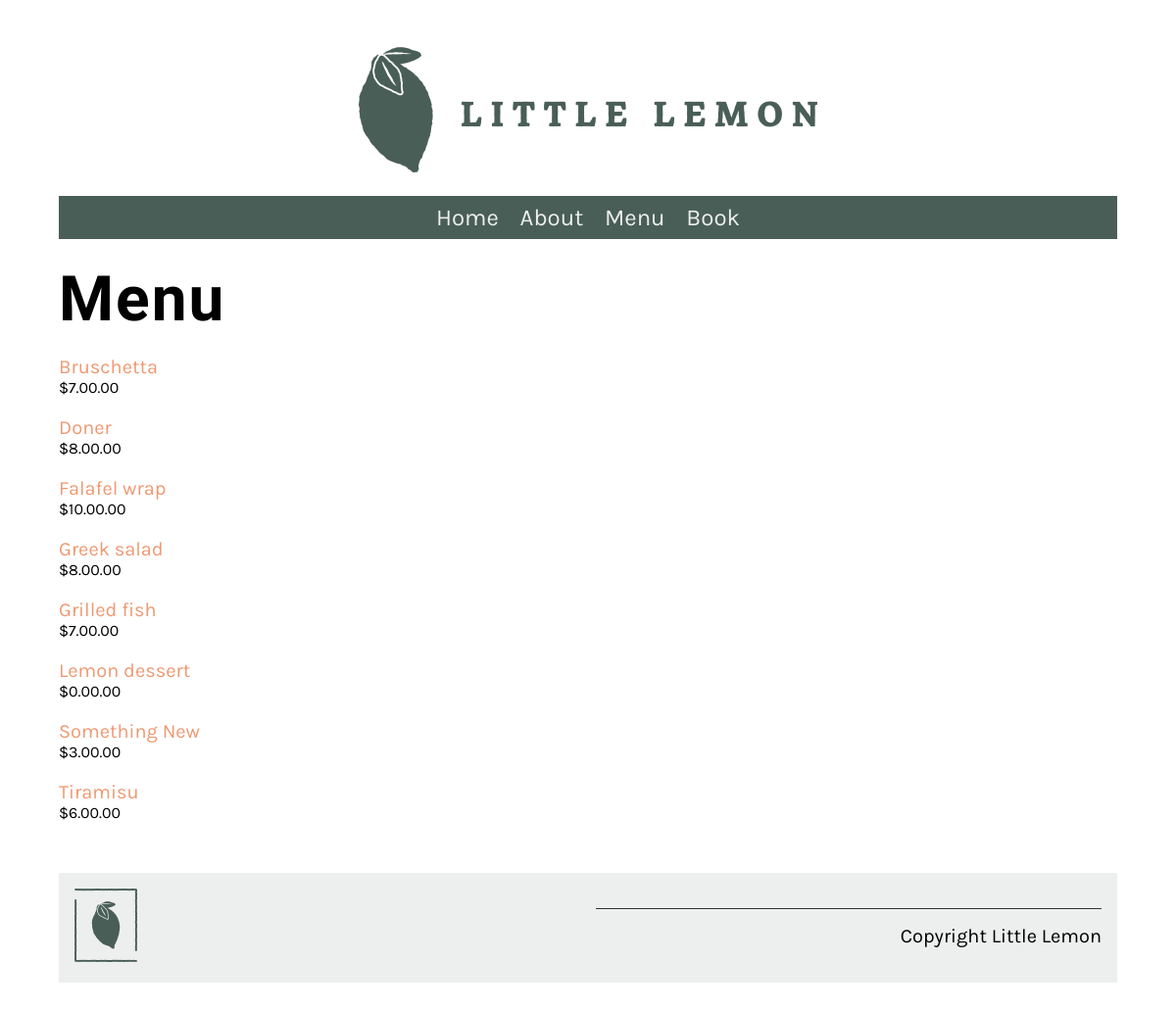
The app's page /menu/ with its own data.
### restaurant/models.py (models this page shows, shortened)
class Menu(models.Model):
   name = models.CharField(max_length=200)
   price = models.DecimalField(max_digits=6, decimal_places=2)
   inventory = models.SmallIntegerField(default=0)
   menu_item_description = models.CharField(max_length=1000, default='')
   category = models.ForeignKey('Category', on_delete = models.PROTECT, default = 1)
   menu_of_the_day = models.BooleanField(default=False)

### restaurant/views.py (the view)
# urls.py: path('menu/', views.menu, name='menu'),
def menu(request):
    menu_data = Menu.objects.all()
    main_data = {'menu':menu_data}
    return render(request, 'menu.html', main_data)

### restaurant/templates/menu.html
{% extends 'base.html' %} {% load static %} {% block content %}
<h1>Menu</h1>
<div class="column">
  {% for item in menu|dictsort:'name' %}
  <p>
    <a href="{% url 'menu_item' pk=item.pk %}"> {{ item.name }} </a>
    <span class="menu-price">
      ${{ item.price }}.00
    </span>
  </p>
  {% endfor %}
</div>
{% endblock %}

### restaurant/templates/base.html (shortened to what this page needs)
{% load static %}
<!DOCTYPE html>
<html lang="en">
  <head>
    <link
      rel="preload"
      as="style"
      href="{% static 'css/style.css' %}"
      onload="this.rel = 'stylesheet'"
    />
  </head>
  <body>
    {% include 'partials/_header.html' %}
    <main>{% block content %} {% endblock %}</main>
    {% include 'partials/_footer.html' %}
  </body>
</html>

### restaurant/templates/partials/_header.html
{% load static %}
<header>
  <img src="{% static 'img/logo.png' %}" />
</header>
<nav>
  <ul>
    <li><a href="{% url 'home' %}">Home</a></li>
    <li><a href="{% url 'about' %}">About</a></li>
    <li><a href="{% url 'menu' %}">Menu</a></li>
    <li><a href="{% url 'book' %}">Book</a></li>
  </ul>
</nav>

### restaurant/templates/partials/_footer.html
{% load static %}
<footer>
  <article>
    <img src="{% static 'img/logo_footer.png' %}" />
  </article>
  <article>
    <p>Copyright Little Lemon</p>
  </article>
</footer>

### restaurant/static/css/style.css (style rules this page uses)
body { font-family: 'Karla', sans-serif; margin-top: 3rem; margin-bottom: 3rem; margin-left: 5%; margin-right: 5%; }
h1, h2, h3, h4, h5, h6 { font-family: 'Markazi Text', serif; letter-spacing: 2px;; }
h1 { font-size: 4rem; margin-top: 1.5rem; margin-bottom: 0; }
p, ul { font-size: 1.25rem;; }
a { color: #EE9972; text-decoration: none; }
header img { display: block; margin-left: auto; margin-right: auto; max-width: 100%; height: auto; }
nav { background-color: #495E57; margin-top: 1rem; margin-bottom: 1rem; margin-bottom: 0px; }
nav ul { list-style: none; font-size: 1.5rem; text-align: center; padding-inline-start: 0rem; margin-bottom: 0px; }
nav ul li { display: inline-block; margin: 0.5rem; }
nav ul a { color: #EDEFEE; text-decoration: none; }
article { flex:1; }
article img { max-width: 100%; }
footer { background-color: #EDEFEE; padding: 1rem; display: flex; gap: 2rem 1rem; }
footer img { max-width: 50%; }
footer p { border-top: #333333; border-style: solid; border-width: 0.1rem; border-bottom: none; border-left: none; border-right: none; text-align: right; padding-top: 1rem;; }
.column { flex-basis: 50%; margin-bottom: 1rem; padding-bottom: 1rem; }
.menu-price { display: block; font-size: 1rem; }

### records on screen
Menu: name "Bruschetta", price "7.00"
Menu: name "Doner", price "8.00"
Menu: name "Falafel wrap", price "10.00"
Menu: name "Greek salad", price "8.00"
Menu: name "Grilled fish", price "7.00"
Menu: name "Lemon dessert", price "0.00"
Menu: name "Something New", price "3.00"
Menu: name "Tiramisu", price "6.00"
